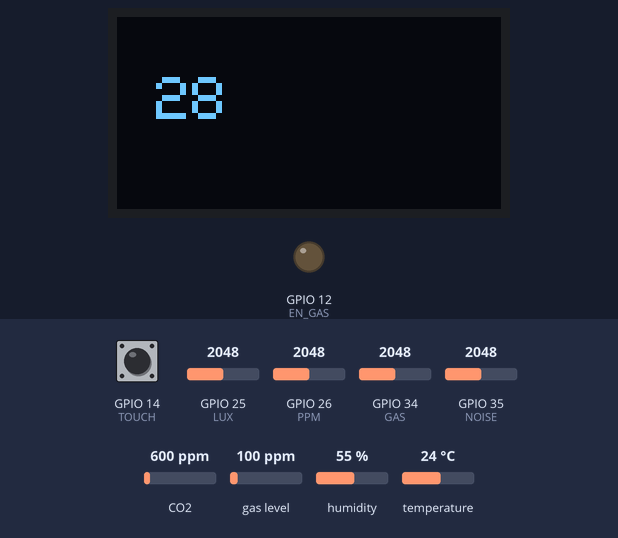
The sketch below on a simulated ESP32. Parts: 128×64 one-colour display, output pins drawn as LEDs (lit = HIGH). The test bench sets the inputs (shaded band); at power-on: GPIO 14 (TOUCH) HIGH, GPIO 25 (LUX) = 2048, GPIO 26 (PPM) = 2048, GPIO 34 (GAS) = 2048, GPIO 35 (NOISE) = 2048, CO2 600 ppm, gas level 100 ppm, humidity 55 %, temperature 24 °C. Nothing arrives over Bluetooth unless stated; a phone connects over Bluetooth LE 3 s after start; what the sketch prints to the serial monitor is not drawn.

Above: at 1.2 s.
1.3 s: GPIO 14 (TOUCH) pulled LOW for 0.15 s
At 29.8 s:
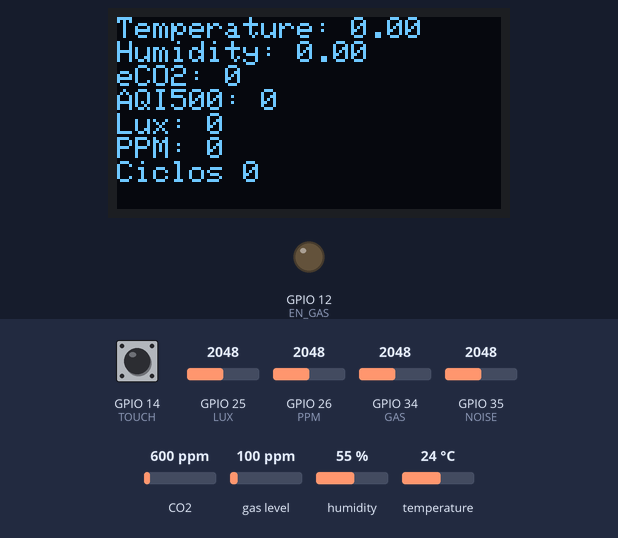
At 30.6 s:
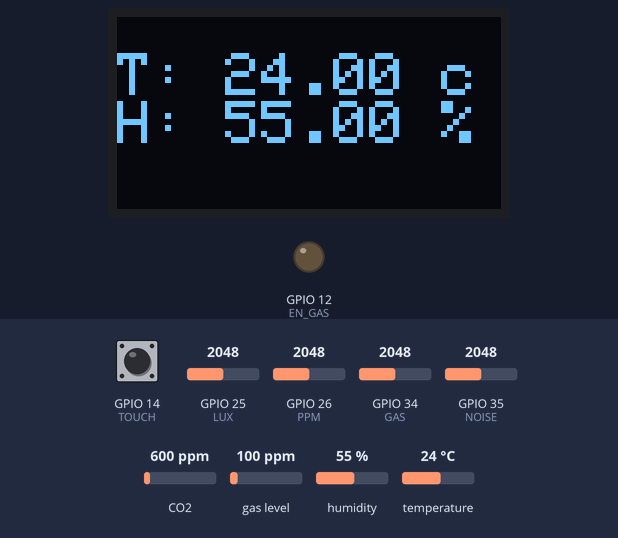
Timing chart, 0 to 31.6 s (numbered marks = the images above; inputs shaded):
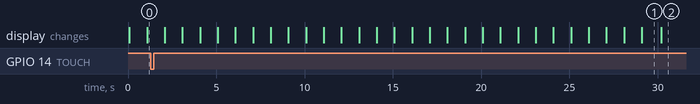

Measured:
- after the input at 1.3 s, the display: first differs from a run without the input after 28.9 s (image 2)
- what the display in image 1 shows lasts 1.1 s, from 29.1 s to 30.2 s

The sketch:

EcoTrack.ino
```cpp
#include "BLESensor.h"

EcoTrack_Sensor sensor;


void setup() {
  // Inicializamos la comunicación serie
  Serial.begin(115200); // Velocidad de 115200 bps
  setupBLE();
  setup_sensores();
}


void loop() {

 unsigned long timeStart = millis();

  if(sensor.timeInitialize !=0 ){
      sensor.timeInitialize--;
  }else{
    makeMeasure(sensor);
  }

  printDisplay(sensor);
  sendBLEData(sensor);
  sensor.mClock++;
  unsigned long timeWait = millis() - timeStart;
  timeWait = 1000 - timeWait;
  if(timeWait > 1000){
    timeWait = 1000;
  }

  Serial.print("Tiempo espera (ms): ");
  Serial.println(timeWait);

  delay(timeWait); // Esperar 1segundo para siguiente medicion 50 + 50 de espera envio datos BLE

}
```

BLESensor.cpp
```cpp
#include "BLESensor.h"

#include <BLEDevice.h>
#include <BLEServer.h>
#include <BLEUtils.h>
#include <BLE2902.h>

#include "MClock.h"


// Variables para BLE
BLEServer *pServer = nullptr;
BLECharacteristic *pCharacteristic = nullptr;

// Definir nombres y UUIDs para el servicio y la característica
#define SERVICE_UUID "12345678-1234-1234-1234-1234567890ab"

#define CHAR_TEMP_UUID "ADAF0101-C332-42A8-93BD-25E905756CB8"
#define CHAR_ANALOG_UUID "ADAF0001-C332-42A8-93BD-25E905756CB8"
#define CHAR_EN160_UUID "EF680204-9B35-4933-9B10-52FFA9740042"
#define CHAR_CLOCK_UUID "ADAF0D02-C332-42A8-93BD-25E905756CB8"


bool deviceConnected = false;
float contador = 0.0;
String mClock = "00:00";

// Clase para manejar conexiones BLE
class MyServerCallbacks : public BLEServerCallbacks {
  void onConnect(BLEServer* pServer) {
    deviceConnected = true;
    Serial.println("Dispositivo conectado");
  }

  void onDisconnect(BLEServer* pServer) {
    deviceConnected = false;
    Serial.println("Dispositivo desconectado");
    // Permitir nuevas conexiones automáticamente
    pServer->startAdvertising();
  }
};


BLECharacteristic tempCharacteristic(
  CHAR_TEMP_UUID,
  BLECharacteristic::PROPERTY_READ |
  BLECharacteristic::PROPERTY_NOTIFY
);

BLECharacteristic analogCharacteristic(
  CHAR_ANALOG_UUID,
  BLECharacteristic::PROPERTY_READ |
  BLECharacteristic::PROPERTY_NOTIFY
);

BLECharacteristic en160Characteristic(
  CHAR_EN160_UUID,
  BLECharacteristic::PROPERTY_READ |
  BLECharacteristic::PROPERTY_NOTIFY
);

BLECharacteristic clockCharacteristic(
  CHAR_CLOCK_UUID,
  BLECharacteristic::PROPERTY_READ |
  BLECharacteristic::PROPERTY_WRITE |
  BLECharacteristic::PROPERTY_NOTIFY
);

void setupBLE(){
   Serial.println("Iniciando BLE...");

  // Configurar BLE
  BLEDevice::init("EcoTrack"); // Nombre del dispositivo
  pServer = BLEDevice::createServer();
  pServer->setCallbacks(new MyServerCallbacks());

   // Crear un servicio
  BLEService *pService = pServer->createService(SERVICE_UUID);

  pService->addCharacteristic(&tempCharacteristic);
  pService->addCharacteristic(&analogCharacteristic);
  pService->addCharacteristic(&en160Characteristic);
  pService->addCharacteristic(&clockCharacteristic);

  clockCharacteristic.setValue(mClock);

  // Iniciar servicio y comenzar publicidad
  pService->start();

  BLEAdvertising *pAdvertising = BLEDevice::getAdvertising();
  pAdvertising->addServiceUUID(SERVICE_UUID);
  pAdvertising->setScanResponse(true);
  pAdvertising->setMinPreferred(0x06);  // functions that help with iPhone connections issue
  pAdvertising->setMinPreferred(0x12);

  pServer->getAdvertising()->start();
  Serial.println("BLE iniciado y listo para conectar");

}

void sendBLEData(EcoTrack_Sensor  &sensor){
   // Solo enviar datos si hay un dispositivo conectado
  if (deviceConnected) {
    Serial.println("BLE Conected");

    String controlValue = clockCharacteristic.getValue();
    if (controlValue != mClock) {
       Serial.print("**** Value changed... new value: ");
       Serial.println(controlValue);
       mClock = controlValue;
       sensor.mClock = getTimeInSeconds(mClock);
    }

    String data ="";
    //data.concat("T:");
    data.concat(sensor.temperature);
    data.concat("|");
    data.concat(sensor.relative_humidity);
    tempCharacteristic.setValue(data.c_str());
    tempCharacteristic.notify(); // Enviar notificación
    delay(50);

    data ="";
    data.concat(sensor.lux);
    data.concat("|");//
    data.concat(sensor.ppm);
    data.concat("|");
    data.concat(sensor.noise);
    data.concat("|");
    data.concat(sensor.gas);
    analogCharacteristic.setValue(data.c_str());
    analogCharacteristic.notify();
    delay(50);

    data ="";
    data.concat(sensor.eCO2);
    data.concat("|");
    data.concat(sensor.AQI500);
    data.concat("|");
    data.concat(sensor.AQI);
    data.concat("|");
    data.concat(sensor.TVOC);
    en160Characteristic.setValue(data.c_str());
    en160Characteristic.notify();
  }
}
```

BLESensor.h
```cpp
#include <Arduino.h>
#include "sensores.h"


void setupBLE();
void sendBLEData(EcoTrack_Sensor  &sensor);
```

MClock.cpp
```cpp
#include <Arduino.h>
#include "MClock.h"

String getTimeToDisplay(int mSeconds){
  int hours  = mSeconds / (60*60);
  int minutes = (mSeconds - (hours*60*60))/60;
  int seconds = mSeconds - (hours* 60*60) - (minutes * 60);
  Serial.print("GET time >> ");

  char printLineA[17];
  sprintf (printLineA, "%02d:%02d:%02d", hours, minutes, seconds);


  String tm ="";
  tm.concat(hours);
  tm.concat(":");
  tm.concat(minutes);
  tm.concat(":");
  tm.concat(seconds);
  Serial.println(tm);
  return printLineA;
}

// Format 00:00
int getTimeInSeconds(String data){

  String sHours = data.substring(0,2);
  String sMinutes = data.substring(3,5);

  Serial.print("Set time >> ");
  Serial.print("data<<");
  Serial.print(data);
  Serial.print("toTime >> ");
  Serial.print(sHours);
  Serial.print(":");
  Serial.print(sMinutes);

  int hours = sHours.toInt();
  int minutes = sMinutes.toInt();
  int seconds =  (hours * 60 * 60)  + minutes * 60;
  Serial.print("Seconds is:");
  Serial.println(seconds);
  return seconds;
}
```

MClock.h
```cpp
#include <Arduino.h>

String getTimeToDisplay(int seconds);
int getTimeInSeconds(String data);
```

sensores.cpp
```cpp
#include <Wire.h>
#include "sensores.h"
#include <ScioSense_ENS160.h>
#include <Adafruit_AHTX0.h>

#include <Adafruit_GFX.h>
#include <Adafruit_SSD1306.h>

#include "MClock.h"

// Definimos el pin analógico (GPIO36 es un ADC en el ESP32)
// ADC1 conectado a 8 GPIOs (32-39)
// ADC2 conectado a 10 GPIOs (0, 2, 4, 12-15 y 25-27)
/*
TOUCH0 - GPIO 4
TOUCH1 - GPIO 0
TOUCH2 - GPIO 2
TOUCH3 - GPIO 15
TOUCH4 - GPIO 13
TOUCH5 - GPIO 12
TOUCH6 - GPIO 14
TOUCH7 - GPIO 27
TOUCH8 - GPIO 33
TOUCH9 - GPIO 32

// ADC2 conectado a 10 GPIOs (  y 25-26)

*/
// Noise
const int NOISE = 35;
// Gas
const int GAS = 34;
// GAS
const int EN_GAS = 12;

// PPM
const int PPM = 26;
// LUX
const int LUX = 25;
// Touch
const int TOUCH = 14;


#define SCREEN_WIDTH 128 // Ancho de la pantalla OLED
#define SCREEN_HEIGHT 64 // Altura de la pantalla OLED
#define OLED_RESET    -1 // Pin de reset (opcional)

// Inicializa la pantalla con el ancho y la altura especificados
Adafruit_SSD1306 display(SCREEN_WIDTH, SCREEN_HEIGHT, &Wire, OLED_RESET);


// Crear objeto para el sensor ENS160
//ScioSense_ENS160    ens160(ENS160_I2CADDR_0);
ScioSense_ENS160 ens160(ENS160_I2CADDR_1); //0x53..ENS160+AHT21


// Crear objeto para el sensor Adafruit_AHT2X0
Adafruit_AHTX0 aht;
bool buttonPressed = false;
// Función de interrupción
void IRAM_ATTR handleButtonPress() {
  Serial.println("¡Botón pulsado!");

  buttonPressed = true;  // Cambia el estado de la variable al detectar el evento
}


void setup_sensores()
{
 pinMode(NOISE, INPUT);
 pinMode(GAS, INPUT);
 pinMode(PPM, INPUT);
 pinMode(LUX, INPUT);

 pinMode(TOUCH, INPUT);
 pinMode(EN_GAS, OUTPUT);

// Iniciar el bus I2C
  Wire.begin(23, 22);  // Pines I2C predeterminados para ESP32 (21 para SDA, 22 para SCL)


  // Inicializa la pantalla y verifica si se ha detectado correctamente
 if(!display.begin(SSD1306_SWITCHCAPVCC, 0x3C)) {
    Serial.println(F("Error al inicializar la pantalla OLED"));
    //while(true);
  }

  display.clearDisplay(); // Limpia la pantalla
  display.setTextSize(2); // Tamaño del texto (1 es el más pequeño)
  display.setTextColor(SSD1306_WHITE); // Color del texto

  display.setCursor(13,20); // Posición del cursor (arriba a la izquierda)
  display.println("EcoTrack"); // Texto a mostrar
  display.display(); // Envía los datos a la pantalla


  // Inicializar el sensor ENS160
   ens160.begin();
  Serial.println(ens160.available() ? "Ens160 done." : "Ens160 failed!");

  if (ens160.available()) {
    // Print ENS160 versions
    Serial.print("\tRev: "); Serial.print(ens160.getMajorRev());
    Serial.print("."); Serial.print(ens160.getMinorRev());
    Serial.print("."); Serial.println(ens160.getBuild());

    Serial.print("\tStandard mode ");
    Serial.println(ens160.setMode(ENS160_OPMODE_STD) ? "Mode done." : "Mode failed!");
  }else{
    display.clearDisplay();
    display.setTextSize(0);
    display.println("Error al inicializar ens160.");
    display.display(); // Envía los datos a la pantalla
    Serial.println("Error al inicializar ens160.");
    sleep(100);
  }

  // Inicializar el sensor AHT2x
  if (aht.begin()) {
    Serial.println("AHT2x inicializado correctamente.");
  } else {
    display.clearDisplay();
    display.setTextSize(0); // Tamaño del texto (1 es el más pequeño)
    display.setCursor(0,0);
    display.println("Error al inicializar AHT2x."); // Texto a mostrar
    display.display(); // Envía los datos a la pantalla
    Serial.println("Error al inicializar AHT2x.");
    sleep(5000);

    while (1); // Detener el programa si no se inicializa el AHT2x
  }

  digitalWrite(EN_GAS, LOW);   // Low to power on
   // Configurar la interrupción
 attachInterrupt(digitalPinToInterrupt(TOUCH), handleButtonPress, FALLING);

//HIGHT to power off

}

void makeMeasure(EcoTrack_Sensor &sensor)
{

  if(buttonPressed){
    sensor.ModeDisplay++;
    sensor.ModeDisplay = sensor.ModeDisplay % 5;
    Serial.println("¡Botón reet!");
     buttonPressed = false;  // Reiniciar la variable para detectar el próximo evento
  }

  sensor.ciclos++;
    // Leer datos del ENS160
  sensor.available_ens160 = ens160.available();

 if (ens160.available()) {
    ens160.measure(true);
    ens160.measureRaw(true);
    sensor.AQI = ens160.getAQI();
    sensor.AQI500 = ens160.getAQI500();
    sensor.TVOC = ens160.getTVOC();
    sensor.eCO2 = ens160.geteCO2();
    sensor.MISR = ens160.getMISR();
  }

 sensor.available_AHT2x = aht.getStatus();

  // Leer datos del sensor AHT2x
  sensors_event_t humidity, temp;

  aht.getEvent(&humidity, &temp);
  sensor.temperature = temp.temperature;
  sensor.relative_humidity = humidity.relative_humidity;

  // Leemos el valor analógico del pin definido
  sensor.noise = analogRead(NOISE); // int(0 a 1023) (un número entero)
  sensor.gas = analogRead(GAS);
  sensor.ppm = analogRead(PPM);
  sensor.lux = analogRead(LUX);

  Serial.println("-------------------------");

  // Mostramos el valor en el terminal serie
  Serial.print("vNoise:");
  Serial.println(sensor.noise);
  Serial.print("vGas:");
  Serial.println(sensor.gas);
  Serial.print("vPPM:");
  Serial.println(sensor.ppm);
  Serial.print("vLUX:");
  Serial.println(sensor.lux);

    // Imprimir datos de los sensores en el monitor serial
  Serial.println(">> AHT2x ");
  Serial.print("Estado: ");
  Serial.println(sensor.available_AHT2x);
  Serial.print("Temperatura (AHT2x): ");
  Serial.print(sensor.temperature);
  Serial.println(" °C");
  Serial.print("Humedad (AHT2x): ");
  Serial.print(sensor.relative_humidity);
  Serial.println(" %");

  Serial.println(">> ENS160");
  Serial.print("Estado: ");
  Serial.println(sensor.available_ens160);
  Serial.print("AQI: ");
  Serial.print(sensor.AQI);
  Serial.println(" (0-500 ppm)");
  Serial.print("AQI500: ");
  Serial.print(sensor.AQI500);
  Serial.println(" (0-500)");
  Serial.print("TVOC: ");
  Serial.print(sensor.TVOC);
  Serial.println(" ppb");
  Serial.print("eCO2: ");
  Serial.print(sensor.eCO2);
  Serial.println(" ppm");
  Serial.print("MISR: ");
  Serial.print(sensor.MISR);
  Serial.println(" ppm");
}

String getData(EcoTrack_Sensor &sensor)
{
    String data ="";
    data.concat("T:");
    data.concat(sensor.temperature);
    data.concat("|H:");
    data.concat(sensor.relative_humidity);
    data.concat("|ENS:");
    data.concat(sensor.available_ens160);
    data.concat("|eCO2:");
    data.concat(sensor.eCO2);
    data.concat("|AQI500:");
    data.concat(sensor.AQI500);
    data.concat("|Lux:");
    data.concat(sensor.lux);
    data.concat("|ppm:");
    data.concat(sensor.ppm);
    data.concat("|noise:");
    data.concat(sensor.noise);
    data.concat("|gas:");
    data.concat(sensor.gas);
    return data;
}

void printDisplay(EcoTrack_Sensor &sensor)
{

  if(sensor.timeInitialize !=0){
      display.clearDisplay(); // Limpia la pantalla
      display.setTextSize(2); // Tamaño del texto (1 es el más pequeño)
      display.setCursor(13,20); // Posición del cursor (arriba a la izquierda)
      display.println(sensor.timeInitialize); // Texto a mostrar
      display.display(); // Envía los datos a la pantalla
      Serial.print("Time to initialized");
      Serial.println(sensor.timeInitialize);
      return;
   }

  display.clearDisplay(); // Limpia la pantalla


   if(sensor.ModeDisplay==1){
      display.setTextSize(2); // Tamaño del texto (1 es el más pequeño)
      display.setCursor(0,12); // Posición del cursor (arriba a la izquierda)
      String log ="T: ";
      log.concat(sensor.temperature);
      log.concat(" c");
      log.concat("\nH: ");
      log.concat(sensor.relative_humidity);
      log.concat(" %");
      display.println(log); // Texto a mostrar
      display.display(); // Envía los datos a la pantalla
    }
    else if(sensor.ModeDisplay==2){
      display.setTextSize(2); // Tamaño del texto (1 es el más pequeño)
      display.setCursor(0,0); // Posición del cursor (arriba a la izquierda)
      String log ="Lux: ";
      log.concat(sensor.lux);
      log.concat("\nN: ");
      log.concat(sensor.noise);
      log.concat("\nPpm: ");
      log.concat(sensor.ppm);
      log.concat("\nGas: ");
      log.concat(sensor.gas);
      display.println(log); // Texto a mostrar
      display.display(); // Envía los datos a la pantalla
    }

     else if(sensor.ModeDisplay==3){
      display.setTextSize(2); // Tamaño del texto (1 es el más pequeño)
      display.setCursor(0,0); // Posición del cursor (arriba a la izquierda)
      String log ="AQI: ";
      log.concat(sensor.AQI);
      log.concat("\nAQI500: ");
      log.concat(sensor.AQI500);
      log.concat("\neCO2: ");
      log.concat(sensor.eCO2);
      log.concat("\nTVOC: ");
      log.concat(sensor.TVOC);
      display.println(log); // Texto a mostrar
      display.display(); // Envía los datos a la pantalla
    }

     else if(sensor.ModeDisplay == 4){
      display.setTextSize(2); // Tamaño del texto (1 es el más pequeño)
      display.setCursor(13,20); // Posición del cursor (arriba a la izquierda)
      String log = getTimeToDisplay(sensor.mClock);
      display.println(log); // Texto a mostrar
      display.display(); // Envía los datos a la pantalla
    }

    else{


     display.setTextSize(0); // Tamaño del texto (1 es el más pequeño)
     display.setCursor(0,0);

     String log ="Temperature: ";
     log.concat(sensor.temperature);
     log.concat("\nHumidity: ");
     log.concat(sensor.relative_humidity);
     log.concat("\neCO2: ");
     log.concat(sensor.eCO2);
     log.concat("\nAQI500: ");
     log.concat(sensor.AQI500);
     log.concat("\nLux: ");
     log.concat(sensor.lux);
     log.concat("\nPPM: ");
     log.concat(sensor.ppm);
     log.concat("\nCiclos ");
     log.concat(sensor.ciclos);

     display.println(log); // Texto a mostrar
     display.display(); // Envía los datos a la pantalla
    }

}
```

sensores.h
```cpp
#include <Arduino.h>

struct EcoTrack_Sensor
   {
      int timeInitialize=30;
      int mClock = 0;
      int ciclos = 0;
      int ModeDisplay = 0;
      int noise; // 0-4096
      int gas;   // 0-4096
      int ppm;  // 0-4096   4, Detección del rango de partículas: hasta 8000pcs / 283 ml (1um partículas arriba); Power consumption 90mA
//Storage temperature -30~60°C
      int lux;  // 0-4096
      uint8_t available_AHT2x; // 1: Sensor calibrado. 0: Sensor no calibrado.
      float temperature; // Celcius
      float relative_humidity; // percentage
      bool available_ens160;
      uint8_t AQI; //ppm 0 a 500
      uint16_t AQI500; //0 a 500
      uint16_t TVOC; //ppb
      uint16_t eCO2; //ppm
      uint8_t MISR; // 0 funcion normal, 1 error en la incialzacion 2 datos no confiables

   } ;

void setup_sensores();

void makeMeasure(EcoTrack_Sensor &sensor);

String getData(EcoTrack_Sensor &sensor);

void printDisplay(EcoTrack_Sensor &sensor);
```
